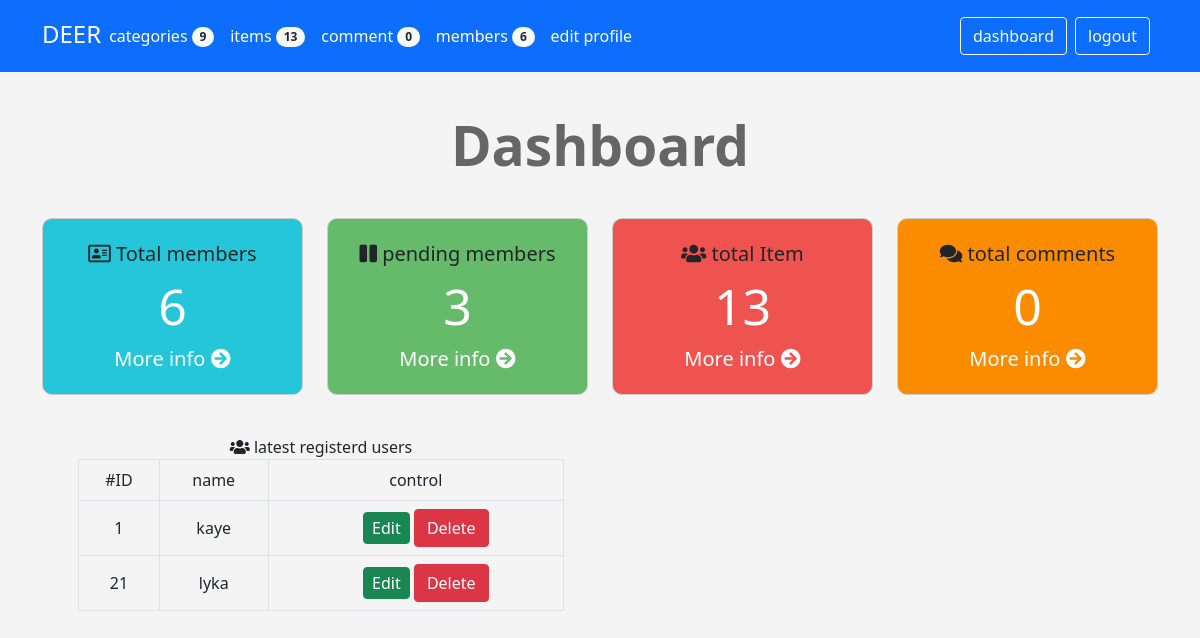
/admin/dashboard.php (signed in), run on the app's committed database.
### tables this page shows
CREATE TABLE IF NOT EXISTS `users` (
  `userID` int(11) NOT NULL AUTO_INCREMENT,
  `username` varchar(255) NOT NULL,
  `password` varchar(255) NOT NULL,
  `Email` varchar(255) NOT NULL,
  `Fullname` varchar(255) NOT NULL,
  `GroupID` int(11) NOT NULL DEFAULT 0,
  `trustStatus` int(11) NOT NULL DEFAULT 0,
  `regStatus` int(11) NOT NULL DEFAULT 0,
  `Date` date NOT NULL DEFAULT current_timestamp(),
  PRIMARY KEY (`userID`),
  UNIQUE KEY `username` (`username`)
);

### admin/include/languages/english.php (called while the page is built)
<?php
function lang($phr){
    static $lang =array(
        'HOME_ADMIN' => 'Admin',
        'CATEGORIES' => 'categories',
        'ITEMS' =>'items',
        'LOGOUT' =>'logout',
        'MEMBERS'=>'members',
        'EDIT PROFILE'=>'edit profile',
        'USERNAME' => 'username',
        'PASSWORD' => 'password',
        'EMAIL'=>'email',
        'FULLNAME'=>'fullname',
        'total MEMBERS'=>'Total members',
        'pending MEMBERS'=>'pending members',
        'total item'=> 'total Item',
        'total comments'=>'total comments',
        'latest registerd users'=>'latest registerd users',
        'latest Item'=>'latest Item',
        'name'=>'Name',
        'description'=>'Description',
        'ordering'=>'Ordering',
        'visibilty'=>'visibilty',
        'allow-comment'=>'Comment',
       'allow-ads'=>'Ads',
       'price'=>'price',
       'add_date'=>'add_date',
       'country_made'=>'country made',
       'status' =>'status',
       'rating'=>'rating',
       'DEER'=>'DEER',
       'comment'=>'comment'
    );
    return $lang[$phr];
}
?>

### admin/dashboard.php (the view, shortened to what this page needs)
<?php
if(isset($_SESSION['username'])){
   include 'init.php';
?>
    <div class="container home-stats text-center">
        <h1>Dashboard</h1>
            <div class="row">
                <div class="col-md-3">
                <div class="stat st-members">
                <i class="far fa-address-card"></i>
                <?php echo lang('total MEMBERS') ?>
                    <span><a href="#"><?php $stmt2= $con->prepare("SELECT COUNT(userID) FROM users");
    $stmt2->execute();
    echo $stmt2->fetchColumn();
                    ?></a></span>
              <a href="members.php" class="small-box-footer">More info <i class="fas fa-arrow-circle-right"></i></a>
                </div>
                </div>
                <div class="col-md-3">
                <div class="stat st-pending">
                <i class="fas fa-pause"></i>
                <?php echo lang('pending MEMBERS') ?>
                    <span><a href="#"><?php $stmt2= $con->prepare("SELECT COUNT(userID) FROM users WHERE regStatus = 0");
    $stmt2->execute();
    echo $stmt2->fetchColumn();
  ?>  </a></span>
              <a href="members.php?do=pending" class="small-box-footer">More info <i class="fas fa-arrow-circle-right"></i></a>
                </div>
                </div>
                <div class="col-md-3">
                <div class="stat st-items">
                <i class="fas fa-users"></i>
                    <?php echo lang('total item')?>
                    <span><a href="#"><?php $stmt2= $con->prepare("SELECT COUNT(id) FROM items");
    $stmt2->execute();
    echo $stmt2->fetchColumn();
    ?>
    </a>
    </span>
              <a href="items.php" class="small-box-footer">More info <i class="fas fa-arrow-circle-right"></i></a>
                </div>
                </div>
                <div class="col-md-3">
                <div class="stat st-comments">
                <i class="fas fa-comments"></i>
                    <?php echo lang('total comments')?>
                    <span><a href="#"><?php $stmt2= $con->prepare("SELECT COUNT(c_id ) FROM comment");
    $stmt2->execute();
    echo $stmt2->fetchColumn();
    ?>
    </span>
              <a href="comment.php" class="small-box-footer">More info <i class="fas fa-arrow-circle-right"></i></a>
              </div>
                </div>
    </div>
    <div class="container latest">
        <div class="row">
            <div class="col-sm-6">
                <div class="panel panel-default">
                    <div class="panel-heading">
                        <i class="fas fa-users"></i> <?php echo lang('latest registerd users')?>
                        </div>
                        <div class="panel-body">
                            <ul class="list-unstyled latest-users">
                            <?php
                                          $stmt = $con->prepare("SELECT * FROM users LIMIT 2");
                                          $stmt->execute();
                                          $rows= $stmt->fetchAll();
                                          ?>
                                          <div class="container">
                                          <div class="table-responsive">
                                        <table class="main-table text-center table table-bordered">
                                          <tr class="table-">
                                              <td>#ID</td>
                                              <td>name</td>
                                              <td>control</td>
                                          </tr>
                                          <?php
                                          foreach($rows as $row){
                                          echo'<tr>';
                                                  echo'<td>' . $row['userID'] .'</td>';
                                                  echo'<td>' . $row['username'] .'</td>';
                                                  echo"<td>
                                                  <a href='items.php?do=edit&userID=". $row['userID'] ."' class='btn btn-success confirm'>Edit</a>
                                                  <a href='items.php?do=Delete&userID=". $row['userID'] ."' class='btn btn-danger confirm'>Delete</a>";
                                          echo "</td>";
                                          echo'</tr>';
                                      }
                            ?>
                            </ul>
                </div>
            </div>
         </div>
        </div>
<?php
    include  $tpl . 'footer.php';
}else{
    header('Location:index.php');
    exit();
}
?>

### admin/layout/css/backend.css (style rules this page uses)
body { background-color: #f4f4f4; font-size: 16px; }
.home-stats .stat { background-color: #eee; border: 1px solid #ccc; font-size: 20px; padding: 20px; border-radius: 10px; }
.home-stats .stat a { color: #fff; text-decoration: none; }
.home-stats .stat span { display: block; font-size: 50px; }
.home-stats .st-members { background-color: #26c6da; }
.home-stats .st-items { background-color: #ef5350; }
.home-stats .st-pending { background-color: #66bb6a; }
.home-stats .st-comments { background-color: #fb8c00; }
.latest { margin-top: 40px; margin-left: 400px; }
.latest-users { margin-bottom: 0; }
.latest-users .btn-success { padding: 3px 8px; margin-left: 20px; overflow: hidden; }
h1 { font-size: 55px; margin: 40px 0; font-weight: bold; color: #666; }
.container { margin-left: auto; }
.main-table td { vertical-align: middle !important; }
a { color: #0d6efd; text-decoration: none; }

### data on the page
users: userID "1", username "kaye"
users: userID "21", username "lyka"

### other printed values
lang('CATEGORIES') "categories"
$stmt2->fetchColumn() "9"
lang('ITEMS') "items"
$stmt2->fetchColumn() "13"
lang('comment') "comment"
$stmt2->fetchColumn() "0"
lang('MEMBERS') "members"
$stmt2->fetchColumn() "6"
lang('EDIT PROFILE') "edit profile"
lang('LOGOUT') "logout"
lang('total MEMBERS') "Total members"
lang('pending MEMBERS') "pending members"
$stmt2->fetchColumn() "3"
lang('total item') "total Item"
lang('total comments') "total comments"
